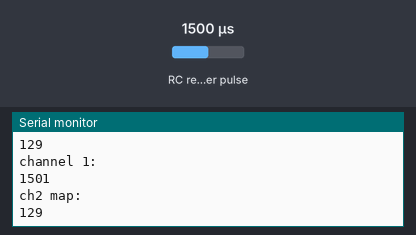
A sketch run on a simulated Arduino Uno, built with avr-gcc and run on an emulated ATmega328P. Shown: the last lines printed to the serial monitor. Wiring (inferred from the names in the program): RC receiver channel: data pin 4. The test bench sets the inputs (shaded band); at power-on: RC receiver pulse 1500 µs.

Above: at 1.2 s.
1.3 s: RC receiver pulse (sensor on pin 4) set to 1020 µs
At 1.63 s:
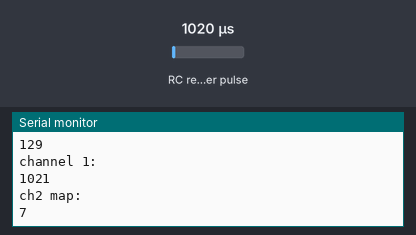
2.8 s: RC receiver pulse (sensor on pin 4) set to 1250 µs
At 3.39 s:
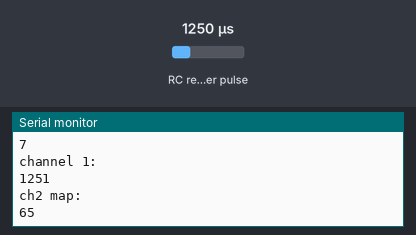
Timing chart, 0 to 5.8 s (numbered marks = the images above; inputs shaded):
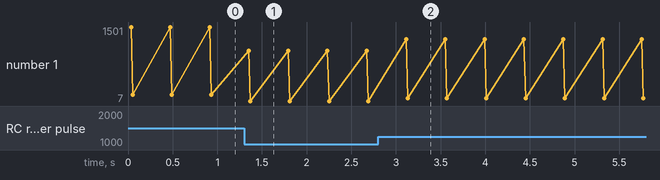

Measured:
- after the input at 1.3 s, the serial monitor: prints a new line after 0.05 s (image 1)
- after the input at 2.8 s, the serial monitor: prints a new line after 0.31 s (image 2)
- plotted number 1: 129 → 7 after the input at 1.3 s, 7 → 65 after the input at 2.8 s

The sketch:

getting_pwm_value.ino
```cpp
const int ch1 = 4;
int ch1pwm,mapch1pwm;
void setup() {
// put your setup code here, to run once:
pinMode(ch1,INPUT);
Serial.begin(9600);
}

void loop() {
// put your main code here, to run repeatedly:
ch1pwm = pulseIn(ch1,HIGH);
Serial.println("channel 1:");
Serial.println(ch1pwm);
mapch1pwm = map(pulseIn(ch1,HIGH),993,1986,0,254);
Serial.println("ch2 map:");
Serial.println(mapch1pwm);
delay(400);
}
```
